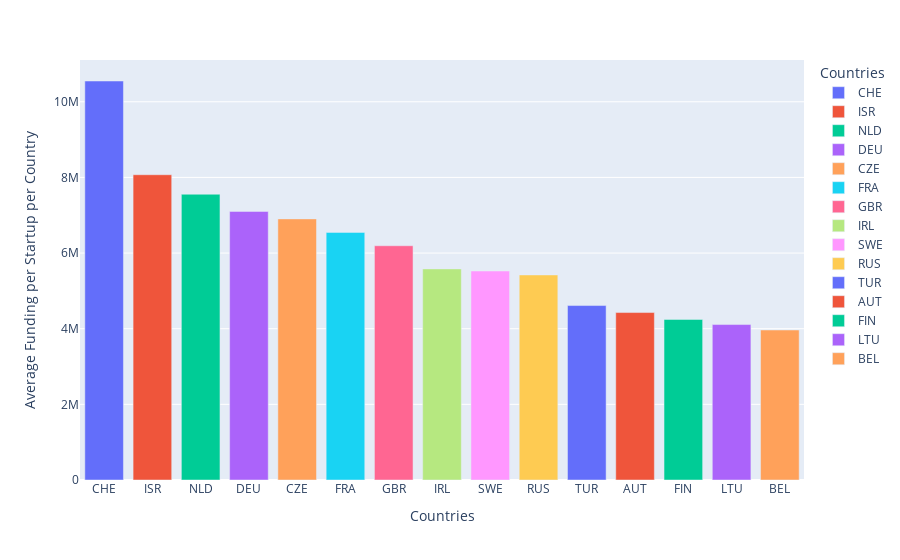

The notebook cell this image was saved under:
### Code cell
fig5 = px.bar(group_european_all_funding[:15], x='country_code', y='avg_funding_country',
            color='country_code',
             labels={'country_code': 'Countries', 'avg_funding_country':'Average Funding per Startup per Country'}, height=400)
fig5.show()

### Figure 1 — Plotly figure (JSON) as saved in the notebook; plotly's stock layout.template omitted (floating-point values rounded to 4 significant figures)
{"data": [{"alignmentgroup": "True", "hovertemplate": "Countries=%{x}<br>Average Funding per Startup per Country=%{y}<extra></extra>", "legendgroup": "CHE", "marker": {"color": "#636efa", "pattern": {"shape": ""}}, "name": "CHE", "offsetgroup": "CHE", "orientation": "v", "showlegend": true, "textposition": "auto", "type": "bar", "x": ["CHE"], "xaxis": "x", "y": [10548908], "yaxis": "y"}, {"alignmentgroup": "True", "hovertemplate": "Countries=%{x}<br>Average Funding per Startup per Country=%{y}<extra></extra>", "legendgroup": "ISR", "marker": {"color": "#EF553B", "pattern": {"shape": ""}}, "name": "ISR", "offsetgroup": "ISR", "orientation": "v", "showlegend": true, "textposition": "auto", "type": "bar", "x": ["ISR"], "xaxis": "x", "y": [8070749], "yaxis": "y"}, {"alignmentgroup": "True", "hovertemplate": "Countries=%{x}<br>Average Funding per Startup per Country=%{y}<extra></extra>", "legendgroup": "NLD", "marker": {"color": "#00cc96", "pattern": {"shape": ""}}, "name": "NLD", "offsetgroup": "NLD", "orientation": "v", "showlegend": true, "textposition": "auto", "type": "bar", "x": ["NLD"], "xaxis": "x", "y": [7555233], "yaxis": "y"}, {"alignmentgroup": "True", "hovertemplate": "Countries=%{x}<br>Average Funding per Startup per Country=%{y}<extra></extra>", "legendgroup": "DEU", "marker": {"color": "#ab63fa", "pattern": {"shape": ""}}, "name": "DEU", "offsetgroup": "DEU", "orientation": "v", "showlegend": true, "textposition": "auto", "type": "bar", "x": ["DEU"], "xaxis": "x", "y": [7101403], "yaxis": "y"}, {"alignmentgroup": "True", "hovertemplate": "Countries=%{x}<br>Average Funding per Startup per Country=%{y}<extra></extra>", "legendgroup": "CZE", "marker": {"color": "#FFA15A", "pattern": {"shape": ""}}, "name": "CZE", "offsetgroup": "CZE", "orientation": "v", "showlegend": true, "textposition": "auto", "type": "bar", "x": ["CZE"], "xaxis": "x", "y": [6903606], "yaxis": "y"}, {"alignmentgroup": "True", "hovertemplate": "Countries=%{x}<br>Average Funding per Startup per Country=%{y}<extra></extra>", "legendgroup": "FRA", "marker": {"color": "#19d3f3", "pattern": {"shape": ""}}, "name": "FRA", "offsetgroup": "FRA", "orientation": "v", "showlegend": true, "textposition": "auto", "type": "bar", "x": ["FRA"], "xaxis": "x", "y": [6546403], "yaxis": "y"}, {"alignmentgroup": "True", "hovertemplate": "Countries=%{x}<br>Average Funding per Startup per Country=%{y}<extra></extra>", "legendgroup": "GBR", "marker": {"color": "#FF6692", "pattern": {"shape": ""}}, "name": "GBR", "offsetgroup": "GBR", "orientation": "v", "showlegend": true, "textposition": "auto", "type": "bar", "x": ["GBR"], "xaxis": "x", "y": [6192965], "yaxis": "y"}, {"alignmentgroup": "True", "hovertemplate": "Countries=%{x}<br>Average Funding per Startup per Country=%{y}<extra></extra>", "legendgroup": "IRL", "marker": {"color": "#B6E880", "pattern": {"shape": ""}}, "name": "IRL", "offsetgroup": "IRL", "orientation": "v", "showlegend": true, "textposition": "auto", "type": "bar", "x": ["IRL"], "xaxis": "x", "y": [5581357], "yaxis": "y"}, {"alignmentgroup": "True", "hovertemplate": "Countries=%{x}<br>Average Funding per Startup per Country=%{y}<extra></extra>", "legendgroup": "SWE", "marker": {"color": "#FF97FF", "pattern": {"shape": ""}}, "name": "SWE", "offsetgroup": "SWE", "orientation": "v", "showlegend": true, "textposition": "auto", "type": "bar", "x": ["SWE"], "xaxis": "x", "y": [5525545], "yaxis": "y"}, {"alignmentgroup": "True", "hovertemplate": "Countries=%{x}<br>Average Funding per Startup per Country=%{y}<extra></extra>", "legendgroup": "RUS", "marker": {"color": "#FECB52", "pattern": {"shape": ""}}, "name": "RUS", "offsetgroup": "RUS", "orientation": "v", "showlegend": true, "textposition": "auto", "type": "bar", "x": ["RUS"], "xaxis": "x", "y": [5421447], "yaxis": "y"}, {"alignmentgroup": "True", "hovertemplate": "Countries=%{x}<br>Average Funding per Startup per Country=%{y}<extra></extra>", "legendgroup": "TUR", "marker": {"color": "#636efa", "pattern": {"shape": ""}}, "name": "TUR", "offsetgroup": "TUR", "orientation": "v", "showlegend": true, "textposition": "auto", "type": "bar", "x": ["TUR"], "xaxis": "x", "y": [4612303], "yaxis": "y"}, {"alignmentgroup": "True", "hovertemplate": "Countries=%{x}<br>Average Funding per Startup per Country=%{y}<extra></extra>", "legendgroup": "AUT", "marker": {"color": "#EF553B", "pattern": {"shape": ""}}, "name": "AUT", "offsetgroup": "AUT", "orientation": "v", "showlegend": true, "textposition": "auto", "type": "bar", "x": ["AUT"], "xaxis": "x", "y": [4427070], "yaxis": "y"}, {"alignmentgroup": "True", "hovertemplate": "Countries=%{x}<br>Average Funding per Startup per Country=%{y}<extra></extra>", "legendgroup": "FIN", "marker": {"color": "#00cc96", "pattern": {"shape": ""}}, "name": "FIN", "offsetgroup": "FIN", "orientation": "v", "showlegend": true, "textposition": "auto", "type": "bar", "x": ["FIN"], "xaxis": "x", "y": [4245239], "yaxis": "y"}, {"alignmentgroup": "True", "hovertemplate": "Countries=%{x}<br>Average Funding per Startup per Country=%{y}<extra></extra>", "legendgroup": "LTU", "marker": {"color": "#ab63fa", "pattern": {"shape": ""}}, "name": "LTU", "offsetgroup": "LTU", "orientation": "v", "showlegend": true, "textposition": "auto", "type": "bar", "x": ["LTU"], "xaxis": "x", "y": [4109934], "yaxis": "y"}, {"alignmentgroup": "True", "hovertemplate": "Countries=%{x}<br>Average Funding per Startup per Country=%{y}<extra></extra>", "legendgroup": "BEL", "marker": {"color": "#FFA15A", "pattern": {"shape": ""}}, "name": "BEL", "offsetgroup": "BEL", "orientation": "v", "showlegend": true, "textposition": "auto", "type": "bar", "x": ["BEL"], "xaxis": "x", "y": [3965834], "yaxis": "y"}], "layout": {"autosize": true, "barmode": "relative", "legend": {"title": {"text": "Countries"}, "tracegroupgap": 0}, "margin": {"t": 60}, "xaxis": {"anchor": "y", "autorange": true, "categoryarray": ["CHE", "ISR", "NLD", "DEU", "CZE", "FRA", "GBR", "IRL", "SWE", "RUS", "TUR", "AUT", "FIN", "LTU", "BEL"], "categoryorder": "array", "domain": [0, 1], "range": [-0.5, 14.5], "title": {"text": "Countries"}, "type": "category"}, "yaxis": {"anchor": "x", "autorange": true, "domain": [0, 1], "range": [0, 11100000.0], "title": {"text": "Average Funding per Startup per Country"}, "type": "linear"}}}
